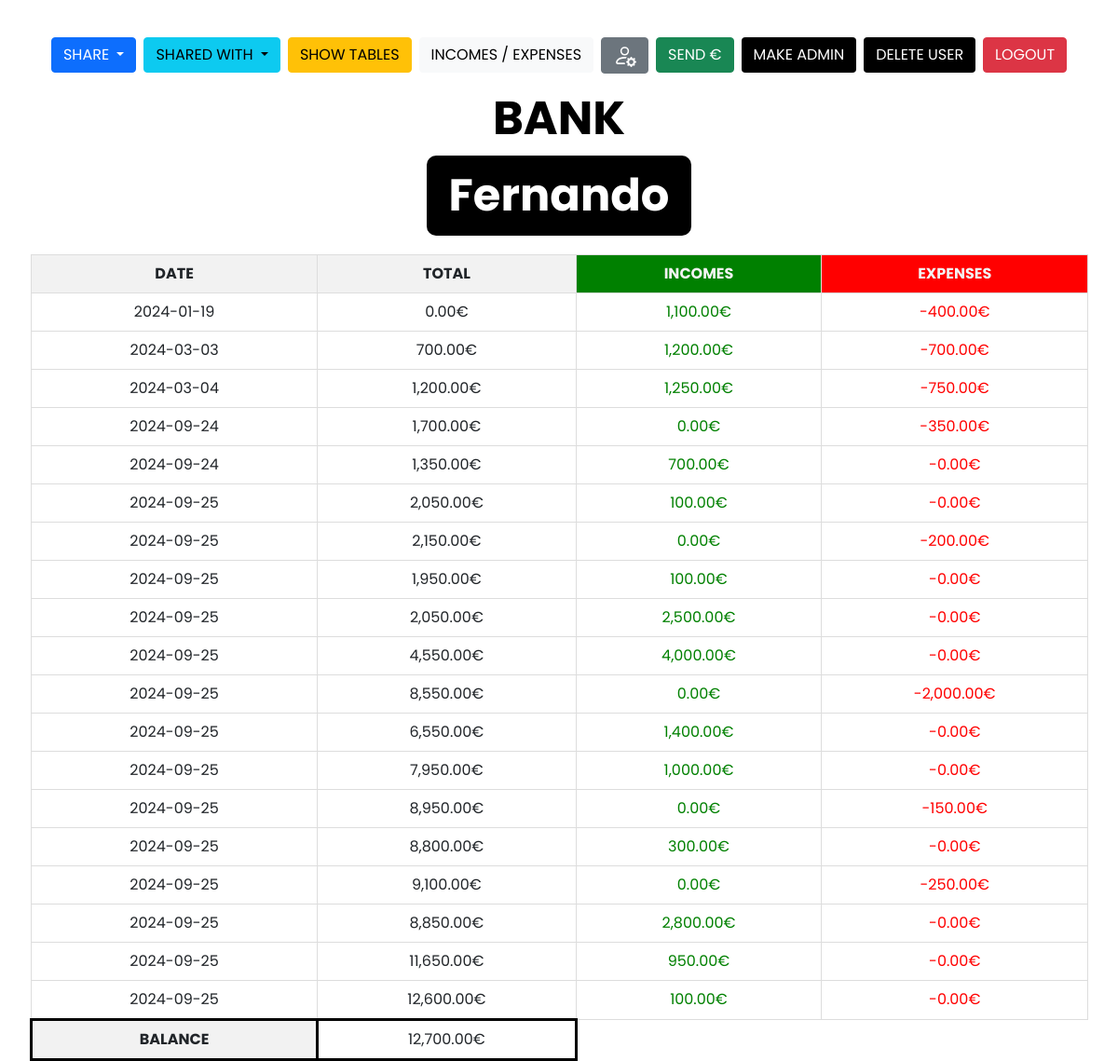
The app's page /view/account.php (signed in) with its own data.
### tables this page shows
CREATE TABLE `accounts` (
  `ID` int(11) NOT NULL,
  `IDuser` int(11) NOT NULL,
  `date` date NOT NULL,
  `total` double NOT NULL,
  `incomes` double NOT NULL,
  `expenses` double NOT NULL
);

### model/connector.php (called while the page is built, shortened)
<?php
class Connector {
    private $host = "localhost";
    private $db = "bank5";
    private $user = "root";
    private $pass = "";
    private $conn;
    public function __construct() {
        try {
            $this->conn = new PDO("mysql:host=$this->host;dbname=$this->db", $this->user, $this->pass);
            $this->conn->setAttribute(PDO::ATTR_ERRMODE, PDO::ERRMODE_EXCEPTION);
        } catch (PDOException $e) {
            echo "Connection failed: " . $e->getMessage();
        }
    }
    public function getUserAccounts($userID) {
        $query = "SELECT date, total, incomes, expenses FROM accounts WHERE IDuser = ?";
        $stmt = $this->conn->prepare($query);
        $stmt->execute([$userID]);
        return $stmt->fetchAll(PDO::FETCH_ASSOC);
    }
}
?>

### model/accountModel.php (called while the page is built, shortened)
<?php
require_once 'connector.php';
class AccountModel {
    public function __construct() {
        $connector = new Connector();
    }
}
?>

### controller/accountcontroller.php (called while the page is built, shortened)
<?php
require_once '../model/connector.php';
require_once '../model/accountModel.php';
$connector = new Connector();
$userID = $_SESSION['ID'];
$result = $connector->getUserAccounts($userID);
?>

### view/account.php (the view, shortened to what this page needs)
<?php
require_once '../controller/accountcontroller.php';
$userID = $_SESSION['ID'];
$result = $connector->getUserAccounts($userID);
$hasAccount = !empty($result);
?>
<!DOCTYPE html>
<html lang="es">
<head>
    <link href="https://cdn.jsdelivr.net/npm/bootstrap@5.1.3/dist/css/bootstrap.min.css" rel="stylesheet">
    <link href="../CSS/account.css" rel="stylesheet">
</head>
<body>
<nav class="navbar sticky-top navbar-expand-lg bg-body-tertiary">
    <div class="container-fluid">
        <div class="collapse navbar-collapse" id="navbarNav">
            <ul class="navbar-nav ms-auto">
                <li class="nav-item dropdown me-2">
                    <a class="dropdown-toggle btn btn-primary" href="#" id="dropdownShareButton" role="button" data-bs-toggle="dropdown" aria-expanded="false">
                        SHARE
                    </a>
                </li>
                <li class="nav-item dropdown me-2">
                    <a class="dropdown-toggle btn btn-info" href="#" id="dropdownSharedWithButton" role="button" data-bs-toggle="dropdown" aria-expanded="false">
                        SHARED WITH
                    </a>
                </li>
                <li class="nav-item">
                    <form method="POST" class="d-inline">
                        <button type="submit" class="btn btn-warning me-2" name="show_shared_tables">SHOW TABLES</button>
                    </form>
                </li>
                <li class="nav-item">
                    <a href="../view/incexp.php" class="btn btn-light me-2">INCOMES / EXPENSES</a>
                </li>
                <li class="nav-item">
                    <a href="../view/userupdate.php" class="btn btn-secondary me-2">
                    </a>
                </li>
                <?php if ($hasAccount): ?>
                    <li class="nav-item" id="sendmoney">
                        <a href="../view/sendmoney.php" class="btn btn-success me-2">SEND €</a>
                    </li>
                <?php endif; ?>
                <?php if (isset($_SESSION['isAdmin']) && $_SESSION['isAdmin']): ?>
                    <li class="nav-item">
                        <a href="../view/makeadmin.php" class="btn me-2 adminbutton">MAKE ADMIN</a>
                    </li>
                    <li class="nav-item">
                        <a href="../view/deleteuser.php" class="btn me-2 adminbutton">DELETE USER</a>
                    </li>
                <?php endif; ?>
                <li class="nav-item">
                    <a href="../view/logout.php" class="btn btn-danger">LOGOUT</a>
                </li>
            </ul>
        </div>
    </div>
</nav>
<h1 class="banklogo">BANK</h1>
<?php
$adminClass = isset($_SESSION['isAdmin']) && $_SESSION['isAdmin'] ? 'admin-user' : 'regular-user';
?>
<h1 class="user <?php echo $adminClass; ?>"><?php echo $_SESSION['firstname']?></h1>
<?php if ($hasAccount): ?>
    <table>
        <tr><th>DATE</th><th>TOTAL</th><th class='incomeback'>INCOMES</th><th class='expenseback'>EXPENSES</th></tr>
        <?php
        $total = 0;
        foreach ($result as $row):
        $balance = $total + $row["incomes"] - $row["expenses"];
        ?>
        <tr>
            <td><?php echo $row["date"]; ?></td>
            <td><?php echo number_format($total, 2); ?>€</td>
            <td class='income'><?php echo number_format($row["incomes"], 2); ?>€</td>
            <td class='expense'>-<?php echo number_format($row["expenses"], 2); ?>€</td>
        </tr>
        <?php
        $total = $balance;
        endforeach;
        ?>
        <tr>
            <th class='balance'>BALANCE</th>
            <td class='balance'><?php echo number_format($balance, 2); ?>€</td>
        </tr>
    </table>
<?php else: ?>
    <p>No accounts found for this user.</p>
<?php endif; ?>
</body>
</html>

### CSS/account.css (style rules this page uses)
* { font-family: 'Poppins', sans-serif; }
body { font-family: 'Poppins', sans-serif; height: 100vh; margin: 2rem; display: flex; flex-direction: column; align-items: center; margin-bottom: 10px; }
.banklogo { font-size: 50px; color: black; font-weight: bold; }
h1, h2 { margin: 0; padding: 10px 0; }
table { width: 100%; border-collapse: collapse; }
th, td { border: 1px solid #ddd; padding: 8px; text-align: center; }
th { background-color: #f2f2f2; }
.income { color: green; }
.incomeback { background-color: green; color:#f2f2f2 }
.expense { color: red; }
.expenseback { background-color: red; color: #f2f2f2; }
.balance { border:3px solid black; }
.user { border: 4px solid black; border-radius: 10px; padding: 10px 20px; background-color: #f2f2f2; color: #000000; text-align: center; font-size: 3em; font-weight: bold; margin-bottom: 20px; width: fit-content; margin-left: auto; margin-right: auto; }
.admin-user { background-color: #000000; color: #ffffff; }
.adminbutton { background-color: #000000; color: #ffffff; }

### records on screen
accounts: date "2024-01-19", incomes "1,100.00", expenses "400.00", total "700.00"
accounts: date "2024-03-03", incomes "1,200.00", expenses "700.00"
accounts: date "2024-03-04", total "1,200.00", incomes "1,250.00", expenses "750.00"
accounts: date "2024-09-24", total "1,700.00", incomes "0.00", expenses "350.00"
accounts: date "2024-09-24", total "1,350.00", incomes "700.00", expenses "0.00"
accounts: date "2024-09-25", total "2,050.00", incomes "100.00", expenses "0.00"
accounts: date "2024-09-25", total "2,150.00", incomes "0.00", expenses "200.00"
accounts: date "2024-09-25", total "1,950.00", incomes "100.00", expenses "0.00"
accounts: date "2024-09-25", total "2,050.00", incomes "2,500.00", expenses "0.00"
accounts: date "2024-09-25", total "4,550.00", incomes "4,000.00", expenses "0.00"
accounts: date "2024-09-25", total "8,550.00", incomes "0.00", expenses "2,000.00"
accounts: date "2024-09-25", total "6,550.00", incomes "1,400.00", expenses "0.00"
accounts: date "2024-09-25", total "7,950.00", incomes "1,000.00", expenses "0.00"
accounts: date "2024-09-25", total "8,950.00", incomes "0.00", expenses "150.00"
accounts: date "2024-09-25", total "8,800.00", incomes "300.00", expenses "0.00"
accounts: date "2024-09-25", total "9,100.00", incomes "0.00", expenses "250.00"
accounts: date "2024-09-25", total "8,850.00", incomes "2,800.00", expenses "0.00"
accounts: date "2024-09-25", total "11,650.00", incomes "950.00", expenses "0.00"
accounts: date "2024-09-25", total "12,600.00", incomes "100.00", expenses "0.00"

### other values on screen
$_SESSION['firstname'] "Fernando"
$balance "12,700.00"
